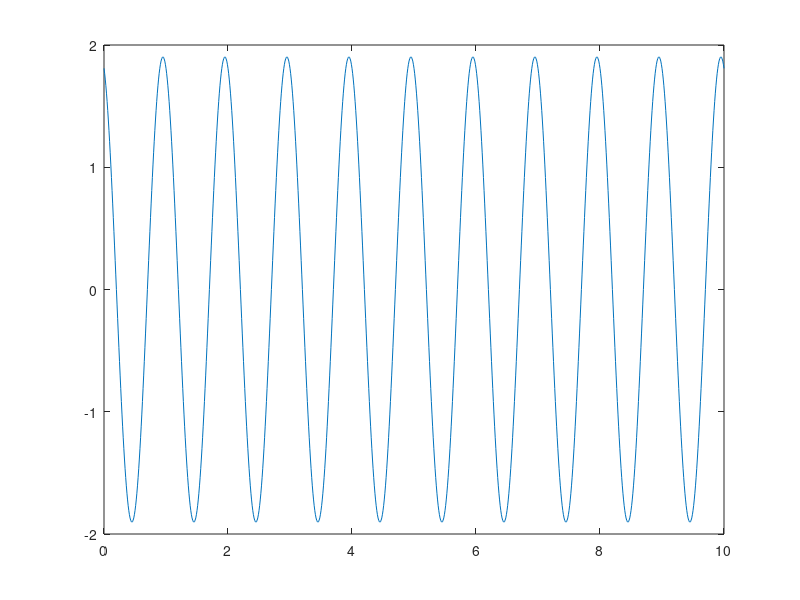

The MATLAB source for this figure:
t = 0:0.01:10;

om = 2*pi;
phi1 = 0;
phi2 = phi1 + 2*pi/10;

x1 = cos(om.*t + phi1);
x2 = cos(om.*t + phi2);

plot(t, x1+x2);